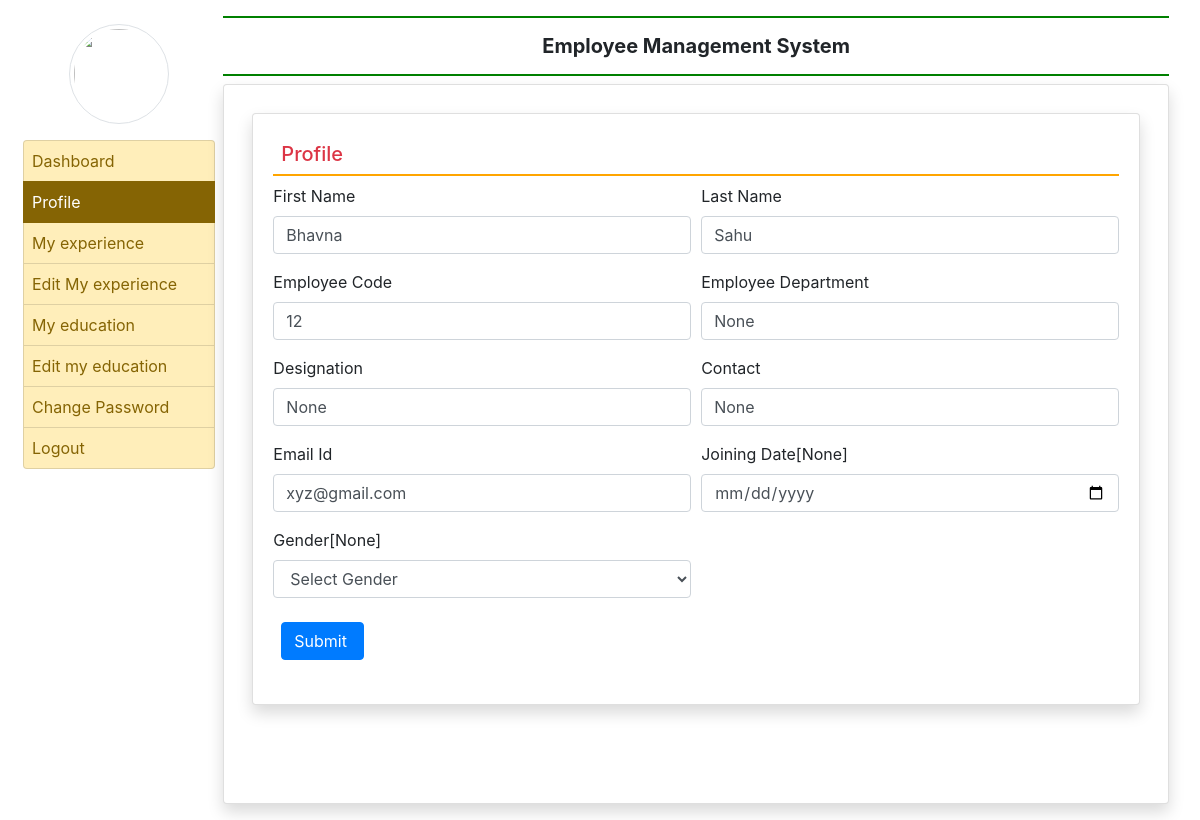
The app's page /profile (signed in) with its own data.
### employee/models.py (models this page shows, shortened)
class EmployeeDetail(models.Model):
    user = models.ForeignKey(User,on_delete=models.CASCADE)
    empcode = models.CharField(max_length=40)
    empdept = models.CharField(max_length=40,null=True)
    designation = models.CharField(max_length=80,null=True)
    contact = models.CharField(max_length=100,null=True)
    gender = models.CharField(max_length=40,null=True)
    joiningdate = models.DateField(null=True)

### employee/views.py (the view, shortened to what this page needs)
# urls.py: path("profile",profile,name='profile'),
def profile(request):
    if not request.user.is_authenticated:
        return redirect('emp_logins')
    error = " "
    user = request.user
    employee = EmployeeDetail.objects.get(user=user)
    return render(request, 'profile.html', locals())

### employee/templates/profile.html (shortened to what this page needs)
{% extends 'emp_base.html'%}
{% block main %}
<div class="card shadow m-2">
  <div class="card-body">
    <h5 class="p-2 text-danger" style="border-bottom:2px solid orange"> Profile</h5>
    <div class="container-fulid">
      <form method="post">
        <div class="form-row">
          <div class="col-sm-6">
            <div class="form-group">
              <label>First Name</label>
              <input type="text" name="firstname" class="form-control" placeholder="enter first name" value="{{employee.user.first_name}}">
            </div>
          </div>
          <div class="col-sm-6">
            <div class="form-group">
              <label>Last Name</label>
              <input type="text" name="lastname" class="form-control" placeholder="Enter last name" value="{{employee.user.last_name}}">
            </div>
          </div>
          <div class="col-sm-6">
            <div class="form-group">
              <label>Employee Code </label>
              <input type="text" name="email" class="form-control" placeholder="Enter your Email Id" value="{{employee.empcode}}">
            </div>
          </div>
          <div class="col-sm-6">
            <div class="form-group">
              <label>Employee Department </label>
              <input type="text" name="department" class="form-control" placeholder="department" value="{{employee.empdept}}" >
            </div>
          </div>
          <div class="col-sm-6">
            <div class="form-group">
              <label>Designation</label>
              <input type="text" name="designation" class="form-control" placeholder="department" value="{{employee.designation}}" >
            </div>
          </div>
          <div class="col-sm-6">
            <div class="form-group">
              <label>Contact</label>
              <input type="text" name="contact" class="form-control" placeholder="Enter your contact no. here" value="{{employee.contact}}">
            </div>
          </div>
          <div class="col-sm-6">
            <div class="form-group">
              <label>Email Id</label>
              <input type="email" name="email" class="form-control" placeholder="Email Id" value="{{employee.user.username}}">
            </div>
          </div>
          <div class="col-sm-6">
            <div class="form-group">
              <label>Joining Date[{{employee.joiningdate}}]</label>
              <input type="date" name="date" class="form-control" >
            </div>
          </div>
          <div class="col-sm-6">
            <div class="form-group">
              <label>Gender[{{employee.gender}}]</label>
              <select name="gender" class="form-control">
                <option value="None">Select Gender</option>
              </select>
            </div>
          </div>
        </div>
        <input type="submit"  value="Submit " class=" m-2 btn btn-primary">
      </form>
    </div>
  </div>
</div>
{% endblock %}

### records on screen
EmployeeDetail: firstname "Bhavna", lastname "Sahu", email "12", department "None", designation "None", contact "None", email "xyz@gmail.com", joiningdate "None", gender "None"
